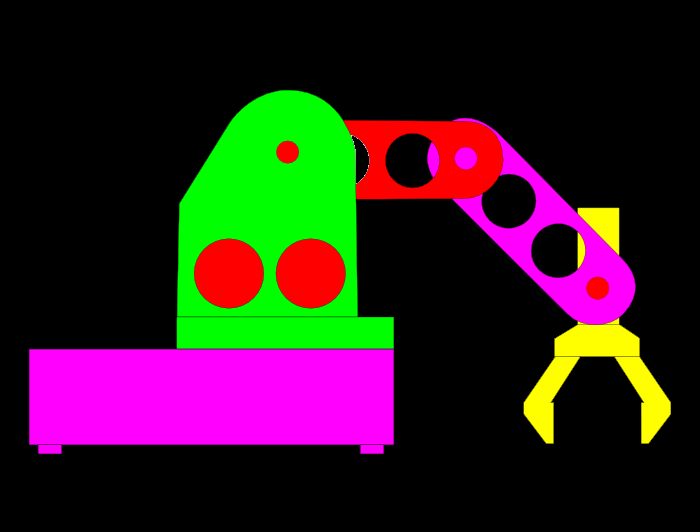
#> input picture test/fixtures/img/youpi.png, 700 x 532 px
$ python -i image.py   (imports and definitions only)   (older library calls are emulated)
#> lines starting #> are read from the running program, lines starting #| are printed output that depends on the picture
# -*- coding: utf-8 -*-

""" This modules provides tools for loading and converting images to Videotex format.

Based on phooky's Minitel code (https://github.com/phooky/Minitel)

Warning:
    It depends on the availability of PIL. If not installed, the class will be
    replaced by a fake one.
"""
__author__ = 'Eric Pascual'

import logging

log = logging.getLogger('minitel').getChild('image')

try:
    import PIL.Image as Image
    import PIL.ImageOps as ImageOps

except ImportError:
    log.error('PIL is not available. VideotexImage class replaced by a dummy.')
    Image = ImageOps = None

# ordering of sub-pixels (x,y) in a block
_sub_pixels = [(0, 0), (1, 0), (0, 1), (1, 1), (0, 2), (1, 2)]

class VideotexImage(object):
    """ Image converter class.
    """
    def __init__(self, image):
        """
        Parameters:
            image (:py:class:`PIL.image`): the image to be converted
        """
        if not Image:
            return

        if not image:
            raise ValueError('image parameter is mandatory and must be a PIL image')

        self._image = image
        self.last_dark = self.last_light = None

    # [94 lines left out: functions to_videotex, _generate_code, _find_dark_light, _color_hack, _convert_color, not called in this run]

>>> import cv2
>>> picture = cv2.imread('../../../test/fixtures/img/youpi.png', cv2.IMREAD_GRAYSCALE)
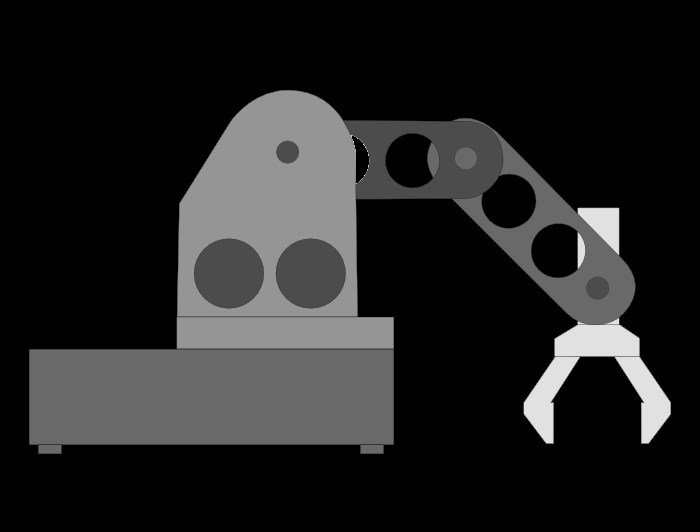
#> picture: shape (532, 700); min 0, max 233, mean 34.4
#> (the run stopped early here; a loop or call above may not have finished)
